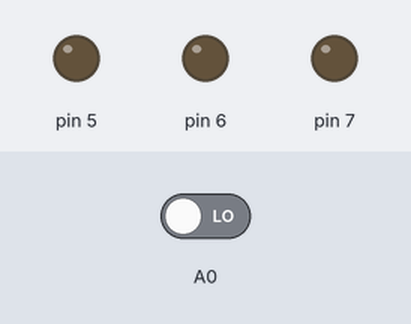
The sketch below on a simulated Arduino Uno, built with avr-gcc and run on an emulated ATmega328P. Shown: output pins drawn as LEDs (lit = HIGH). The test bench sets the inputs (shaded band); at power-on: A0 LOW. What the sketch prints to the serial monitor is not drawn.

Above: at 1.2 s.
1.3 s: A0 driven HIGH
At 2.4 s:
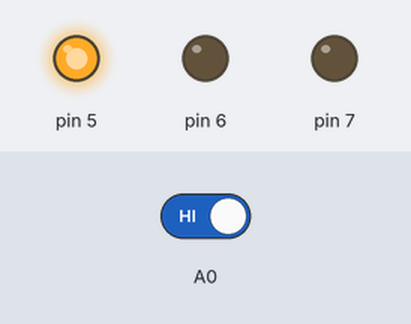
2.8 s: A0 driven LOW
At 3.5 s:
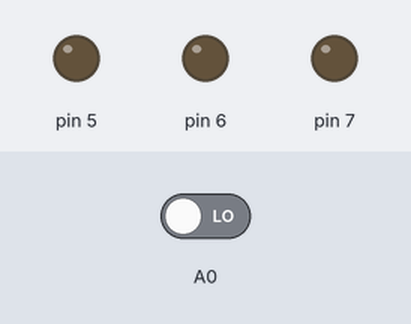
Timing chart, 0 to 5.8 s (numbered marks = the images above; inputs shaded):
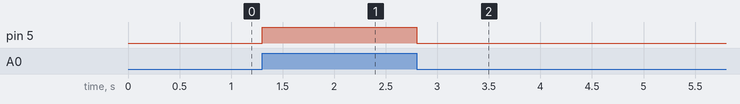

The sketch:

LED_Tape.ino
```cpp
int prev = HIGH;

void setup() {
   pinMode(5, OUTPUT);
   pinMode(6, OUTPUT);
   pinMode(7, OUTPUT);
   pinMode(A0, INPUT);
   Serial.begin(9600);
}


void loop() {
  int state = digitalRead(A0);
  if(state==1) {
    Serial.print(state);
     analogWrite(5, 255);
  } else {
    analogWrite(5, 0);
  }

//  analogWrite(5, 255);
//  delay(200);
//  analogWrite(5, 0);
//  analogWrite(6, 255);
//  delay(200);
//  analogWrite(6, 0);
//  analogWrite(7, 255);
//  delay(200);
//  analogWrite(7, 0);
}
```

Measured:
- after the input at 1.3 s, pin 5: LOW → HIGH at once
- after the input at 2.8 s, pin 5: HIGH → LOW at once
